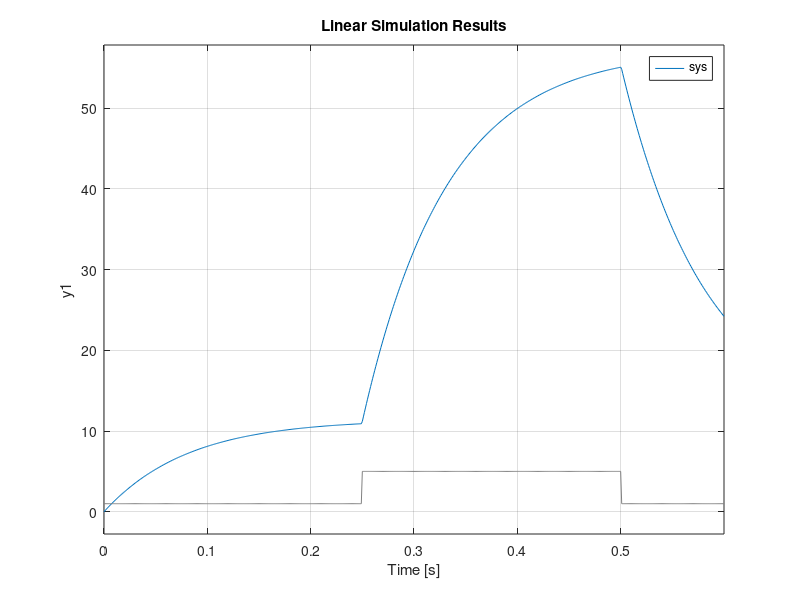

Reproduce this figure in MATLAB.
%ME 335 Homework 1 Question 4
%02.05.2021

clc
clear all
close all

K = 11.43;      %can be calculated by the formula
tau = 0.081;    %can be calculated by the formula

sys = tf( [K], [tau 1] );   %constructing transfer function

h = 0.001;    %this is to increase sharpness of the step response
t1 = 0:h:0.25-h;   %between this period, input is 1
N = length(t1);
t2 = 0.25:h:0.5;   %between this period, input is 5
M = length(t2);
t3 = 0.5+h:h:0.6;  %between this period, input is 1
L = length(t3);

U = [ ones(1,N) 5*ones(1,M) ones(1,L) ];   %I combined all to have only one input vector
t = 0:h:0.6;

lsim(sys,U,t)  %this function calculates and plots response of transfer function to input vector
grid on
